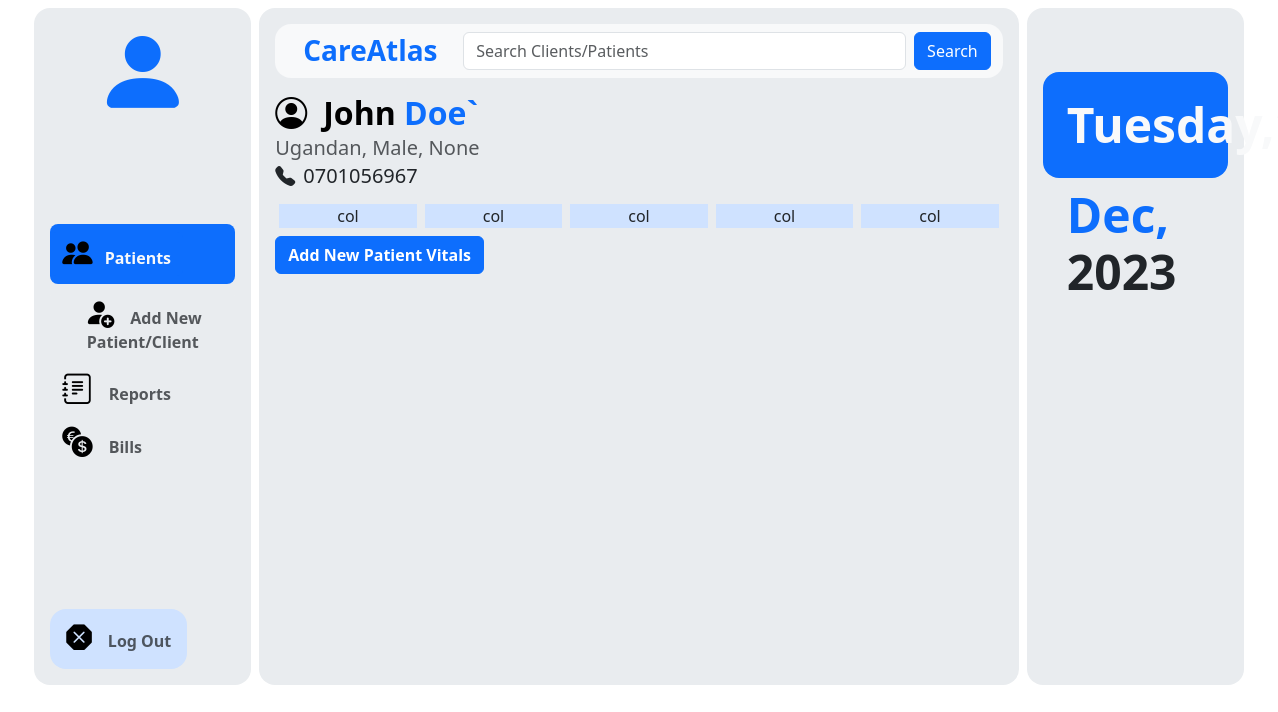
The app's page /base/patient_page/1 with its own data.
### base/models.py (models this page shows, shortened)
class Patient(models.Model):
    first_name = models.CharField(max_length=30, blank=False)
    last_name = models.CharField(max_length=30, blank = False)
    nationality = models.CharField(max_length=30, blank=True, null=True)
    date_of_birth = models.DateField(blank=True, null=True)
    date_added = models.DateField(auto_now_add=True)
    sex_type = {"Male": "Male", "Female": "Female", "Complicated": "Complicated"}
    sex = models.CharField(blank=False, choices=sex_type, max_length=15)
    phone_number = models.CharField(max_length=20, null=True)
    age = models.IntegerField(null=True)

### base/views.py (the view)
# urls.py: path('base/patient_page/<int:patient_id>', base_views.patient_page, name='patient-page')
def patient_page(request, patient_id):
    context = {
        "day": date_1[0],
        "day_of_month": date_1[1],
        "month": date_1[2],
        "year": date_1[3].replace(",", ""),
        "date": date,
        "patient": Patient.objects.get(id=patient_id)
    }
    return render(request, 'base/patient_page.html', context)

### base/templates/base/patient_page.html (shortened to what this page needs)
{% extends 'base/base.html' %}
{% load crispy_forms_tags %}
{% block content %}
    <div>
        <div class="">
          <h2 class="mb-1 mt-3 text-black fw-bold"><i class="bi bi-person-circle me-3"></i>{{patient.first_name}} <span class="text-primary">{{patient.last_name}}</span></h2>
          <h5 class="my-1 fw-medium text-body-secondary">{{patient.nationality}}, {{patient.sex}}, {{patient.age}}</h5>
          <h5 class="my-1 fw-medium"><i class="bi bi-telephone-fill me-2"></i>{{patient.phone_number}}</h5>
        </div>
        <div>
          <div class="container text-center mt-3">
            <div class="row">
              <div class="col bg-primary-subtle mx-1">col</div>
              <div class="col bg-primary-subtle mx-1">col</div>
              <div class="col bg-primary-subtle mx-1">col</div>
              <div class="col bg-primary-subtle mx-1">col</div>
              <div class="col bg-primary-subtle mx-1">col</div>
            </div>
          </div>
          <button type="button" class="btn btn-primary mt-2 fw-semibold" data-bs-toggle="modal" data-bs-target="#exampleModal">
            Add New Patient Vitals
          </button>
        </div>
    </div>
{% endblock content %}

### records on screen
Patient: first_name "John", last_name "Doe`", nationality "Ugandan", sex "Male", age "None", phone_number "0701056967"

### other values on screen
{{ day }} "Tuesday"
{{ month }} "Dec"
{{ year }} "2023"
